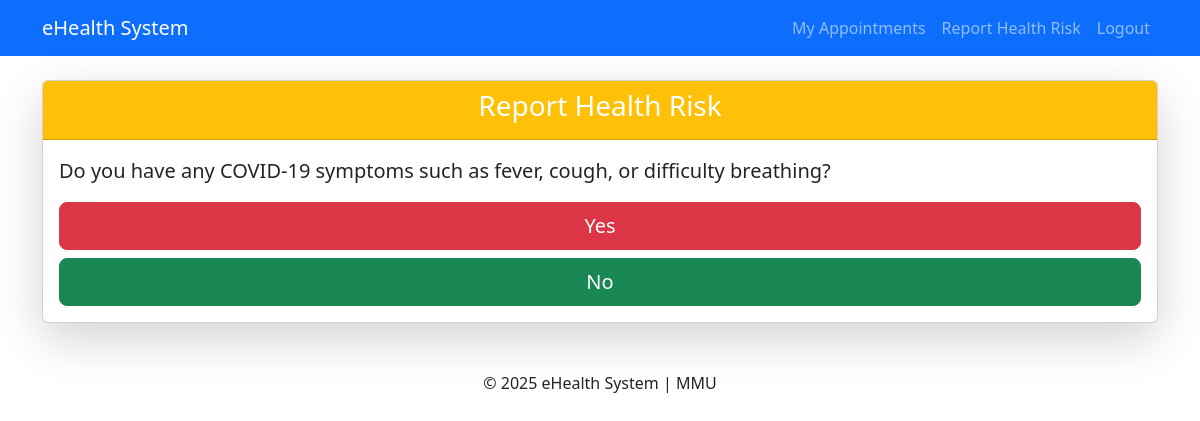
Before: /appointments/report-health/ (signed in) with the older database file.
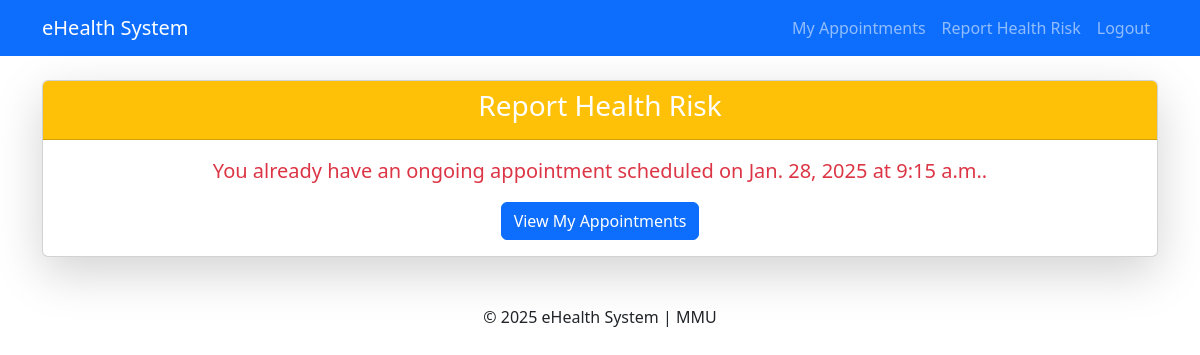
After: the same page with the newer database file.
### appointments/models.py (models this page shows, shortened)
class Appointment(models.Model):
    appointment_id = models.CharField(max_length=50, unique=True, blank=True)
    appointment_date = models.DateField()
    appointment_time = models.TimeField(default=time(12, 0))
    resident = models.ForeignKey(settings.AUTH_USER_MODEL, on_delete=models.CASCADE)
    clinic = models.ForeignKey(Clinic, on_delete=models.CASCADE)
    result = models.TextField(blank=True, null=True)
    status = models.CharField(max_length=20, choices=[
        ('Scheduled', 'Scheduled'),
        ('Completed', 'Completed'),
        ('Cancelled', 'Cancelled'),
        ('Confirmed', 'Confirmed'),
    ], default='Scheduled')
    class Meta:
        constraints = [
            models.UniqueConstraint(
                fields=['appointment_date', 'appointment_time', 'clinic'],
                name='unique_clinic_appointment'
            )
        ]

### appointments/views.py (the view, shortened to what this page needs)
# urls.py: path('report-health/', views.report_health, name='report_health'),
@login_required
def report_health(request):
    clinic = Clinic.objects.first()
    ongoing_appointment = Appointment.objects.filter(
        resident=request.user,
        clinic=clinic,
        status='Scheduled'
    ).first()
    return render(request, 'appointments/report_health.html', {'ongoing_appointment': ongoing_appointment})

### appointments/templates/appointments/report_health.html (shortened to what this page needs)
{% extends 'base.html' %}
{% block content %}
  <div class="card shadow-lg">
      <div class="card-header bg-warning text-white">
          <h3 class="text-center">Report Health Risk</h3>
      </div>
      <div class="card-body">
          {% if ongoing_appointment %}
              <p class="lead text-center text-danger">
                  You already have an ongoing appointment scheduled on
                  <strong>{{ ongoing_appointment.appointment_date }}</strong> at
                  <strong>{{ ongoing_appointment.appointment_time }}</strong>.
              </p>
              <div class="text-center mt-3">
                  <a href="{% url 'appointment_list' %}" class="btn btn-primary">View My Appointments</a>
              </div>
          {% else %}
              <p class="lead">Do you have any COVID-19 symptoms such as fever, cough, or difficulty breathing?</p>
              <form method="post">
                  <div class="d-grid gap-2">
                      <button type="submit" name="has_symptoms" value="yes" class="btn btn-danger btn-lg">Yes</button>
                      <button type="submit" name="has_symptoms" value="no" class="btn btn-success btn-lg">No</button>
                  </div>
              </form>
          {% endif %}
      </div>
  </div>
{% endblock %}

Changed rows visible on the page:
added Appointment: appointment_date "Jan. 28, 2025", appointment_time "9:15 a.m."
Other visible differences:
text no longer shown: "Do you have any COVID-19 symptoms such as fever, cough, or difficulty breathing? Yes No"
text now shown: "You already have an ongoing appointment scheduled on at . View My Appointments"
